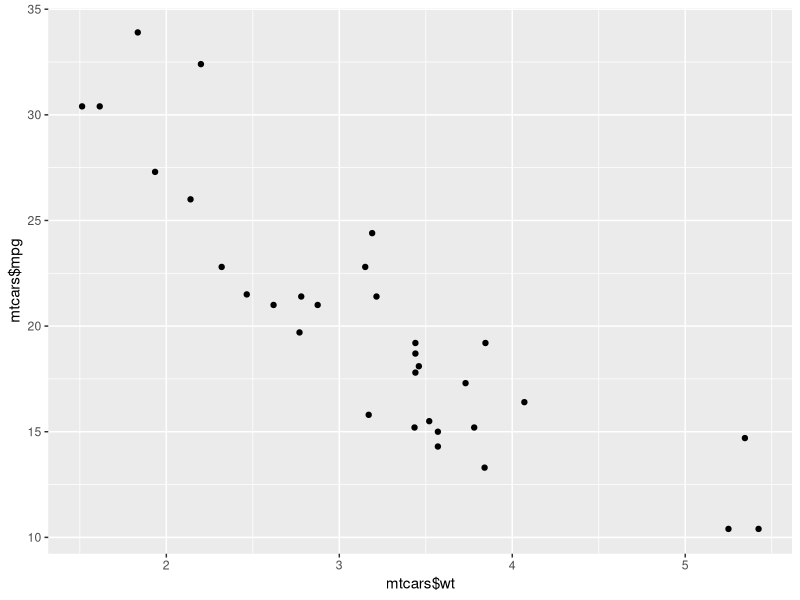
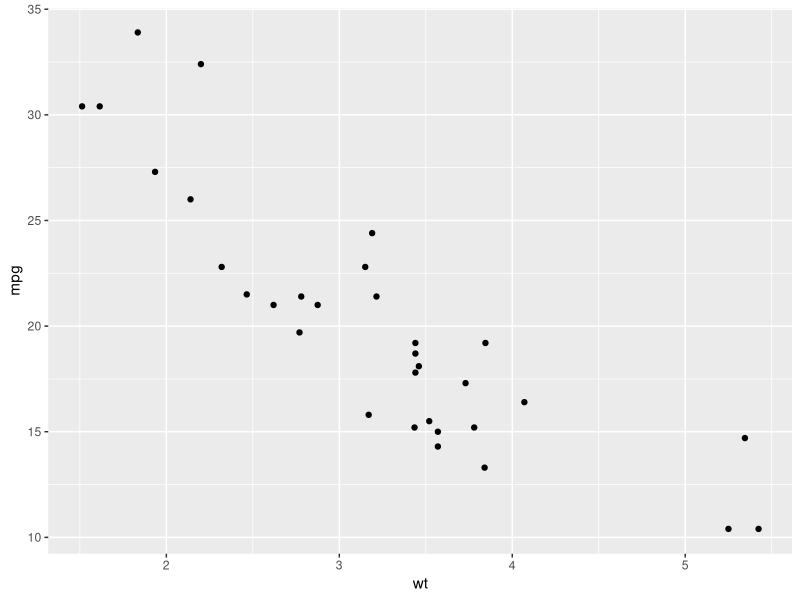
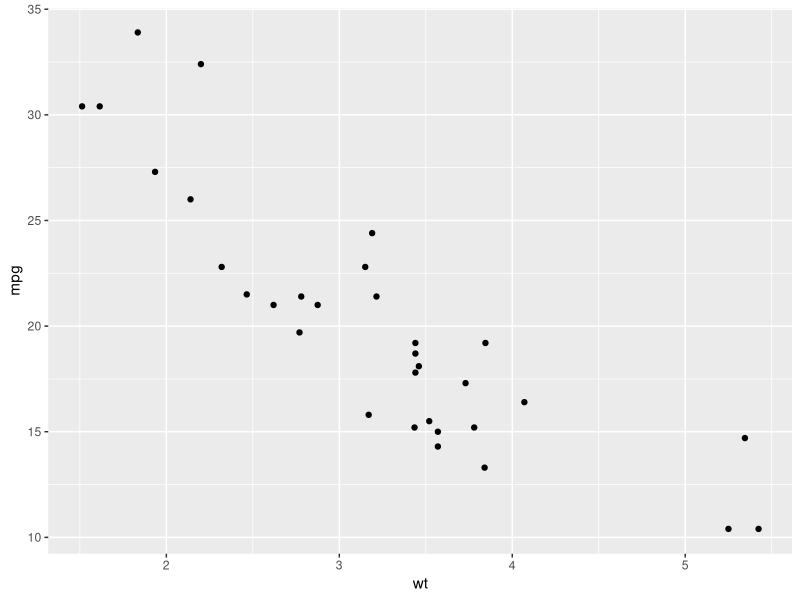
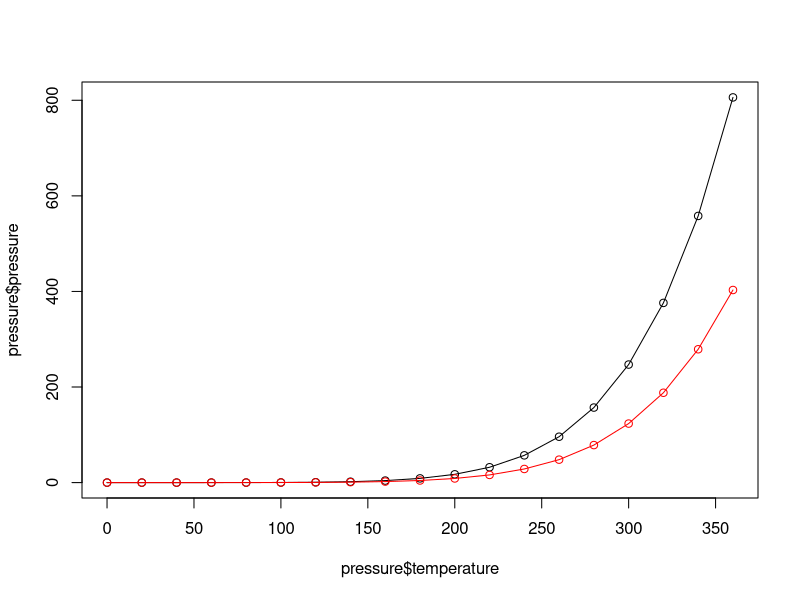
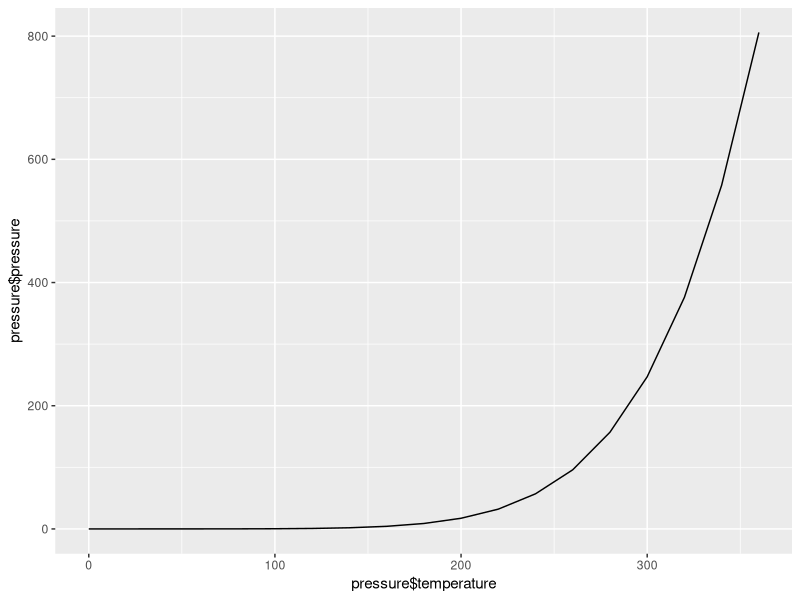
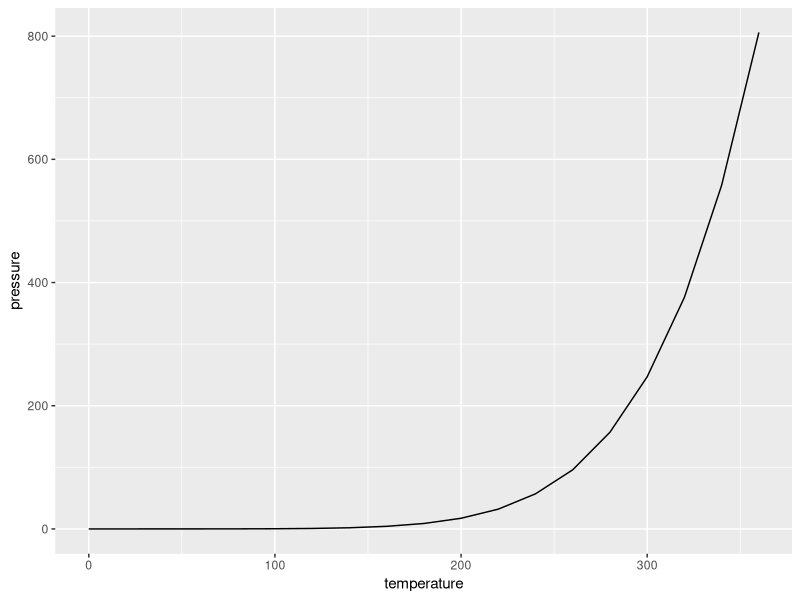
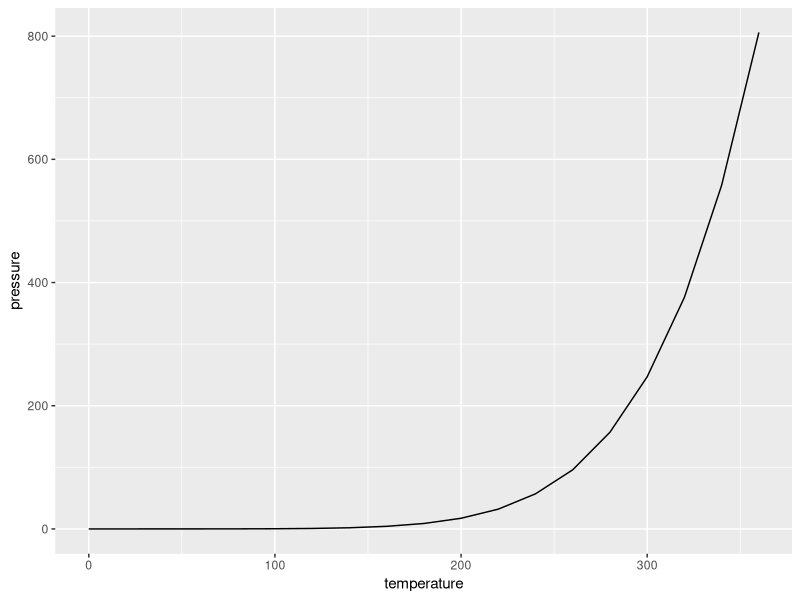
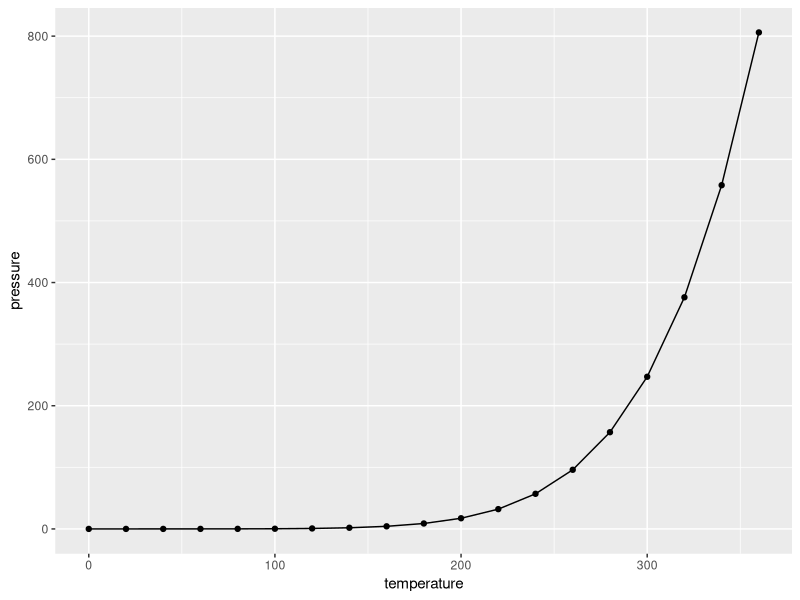

The R script that drew these images, in order:
library(ggplot2)
?mtcars
qplot(mtcars$wt,mtcars$mpg)
qplot(wt,mpg,data = mtcars)
ggplot(mtcars, aes(x=wt, y=mpg)) + geom_point()

?pressure
plot(pressure$temperature, pressure$pressure, type="l")
points(pressure$temperature, pressure$pressure)

lines(pressure$temperature, pressure$pressure/2, col="red")
points(pressure$temperature, pressure$pressure/2, col="red")

qplot(pressure$temperature, pressure$pressure, geom = "line")
qplot(temperature, pressure, data = pressure, geom = "line" )

ggplot(pressure, aes(x=temperature, y=pressure)) + geom_line()

qplot(temperature, pressure, data=pressure, geom=c("line", "point"))
ggplot(pressure, aes(x=temperature, y=pressure)) + geom_line() + geom_point()

?BOD
barplot(BOD$demand, names.arg = BOD$Time)

barplot(table(mtcars$cyl))

qplot(mtcars$mpg)
qplot(mpg, data = mtcars, binwidth=4)
ggplot(mtcars, aes(x=mpg)) + geom_histogram(binwidth = 4)

boxplot(len ~ supp, data = ToothGrowth)
boxplot(len ~ supp + dose, data = ToothGrowth)

qplot(supp, len, data = ToothGrowth, geom = "boxplot")
ggplot(ToothGrowth, aes(supp,len)) + geom_boxplot()

qplot(interaction(supp, dose), len, data = ToothGrowth,geom = "boxplot")
ggplot(ToothGrowth, aes(interaction(supp, dose),len)) + geom_boxplot()

curve(x^3 - 5*x, from=-4, to=4)

myfun <- function(xvar) {
    1/(1 + exp(-xvar + 10))
}
curve(myfun(x), from = 0, to = 20)
curve(1-myfun(x), add = TRUE, col = "red")

ggplot(data.frame(x=c(0, 20)), aes(x=x)) + stat_function(fun = myfun, geom = "line")